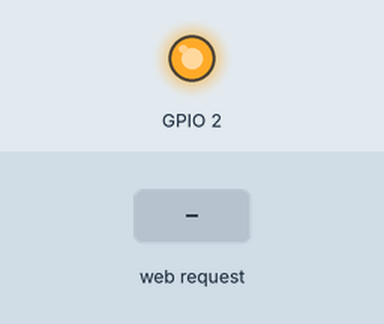
Simulated run of this sketch. Board: ESP8266 (NodeMCU). Shown: output pins drawn as LEDs (lit = HIGH, except the on-board LED, lit = LOW). Inputs (shaded band) come from the test bench.

Above: at 2.2 s.
2.3 s: HTTP request GET /led/off received
At 3.3 s:
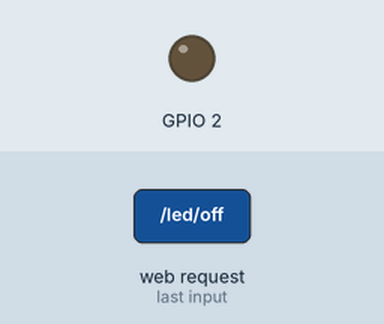
3.8 s: HTTP request GET /led/on received
At 4.4 s:
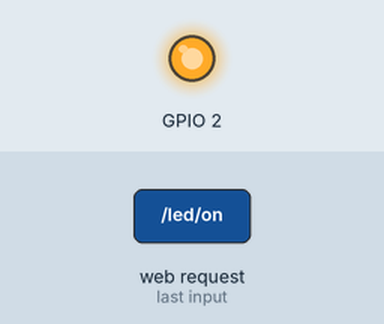
Timing chart, 0 to 6.8 s (numbered marks = the images above; inputs shaded):
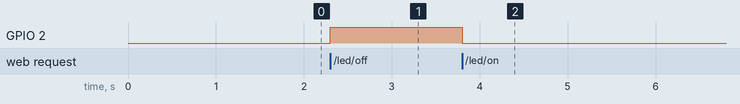

Measured:
- after the input at 2.3 s, GPIO 2: LOW → HIGH at once
- after the input at 3.8 s, GPIO 2: HIGH → LOW at once

The sketch:

ARDUINOLOGIK_2.ino
```cpp
#include <ESP8266WiFi.h>
#include <ESP8266WebServer.h>

int val = 0;                         // По умолчанию диод не горит
const char *ssid = "Халявный WIFI";      // Название сети WiFi
const char *password = "1234567890"; // Пароль для подключения
ESP8266WebServer server(80);         // Создаем веб сервер на 80 порту

// Метод формирует стартовую страницу http://192.168.4.1
// Выводит в браузер текущее состояние диода и две кнопки
void handleRoot() {
  String s = (val) ? "<h1>LED On</h1>" : "<h1>LED Off</h1>";
  s += "<h2><a href=\"/led/on\">LED On</a> ";
  s += "<a href=\"/led/off\">LED Off</a></h2>";
  server.send(200, "text/html", s);
}

// Метод включения диода
void ledOn() {
  val = 0; // Выключаем диод
  digitalWrite(BUILTIN_LED, val);
  // Перенаправление обратно на стартовую страницу
  server.sendHeader("Location", String("/"), true);
  server.send ( 302, "text/plain", "");
}

// Метод выключения диода
void ledOff() {
  val = 1; // Включаем диод
  digitalWrite(BUILTIN_LED, val);
  // Перенаправление обратно на стартовую страницу
  server.sendHeader("Location", String("/"), true);
  server.send ( 302, "text/plain", "");
}

// Функция настройки. Выполняется один раз при запуске
void setup() {
  delay(1000);                 // Ждём секунду
  WiFi.softAP(ssid, password); // Создаём точку WiFi
  // Указываем по каким роутам какие методы запускать
  server.on("/", handleRoot);
  server.on("/led/on", ledOn);
  server.on("/led/off", ledOff);
  server.begin();
  // Диод по умолчанию выключен
  pinMode(BUILTIN_LED, OUTPUT);
  digitalWrite(BUILTIN_LED, val);
}

// Основной цикл программы
void loop() {
  // Ждём подключения
  server.handleClient();
}
```
